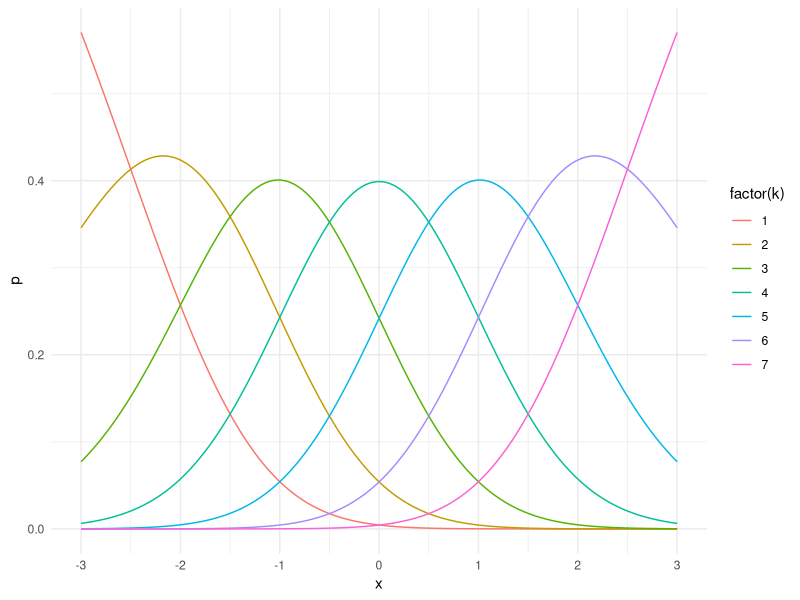

Here is the R script that generated this plot: (Note: this script raises an error after producing the figure.)
library(ggplot2)
library(dplyr)
library(tidyr)
library(progress)

setwd("/home/trjohns/Dropbox/Research/elogit/manuscript")

K <- 7
n <- 200

alph <- -cumsum(c(0, c(-2.5, -1.5, -0.5, 0.5, 1.5, 2.5)))
gamm <-  seq(0, K - 1, by = 1) / (K - 1)
beta <- K - 1

d <- expand.grid(x = seq(-3, 3, length = n), k = 1:K) %>%
   mutate(p = exp(alph[k] + gamm[k] * beta * x)) %>% group_by(x) %>% 
   mutate(p = p / sum(p)) 

p <- ggplot(d, aes(x = x, y = p, color = factor(k))) + theme_minimal() + 
   geom_line() + scale_x_continuous(breaks = -6:6)
plot(p)

theta <- c(alph[-1], gamm[-c(1,K)], beta)

x <- matrix(seq(-3, 3, length = n), n, 1)

reps <- 10000

d1 <- matrix(NA, reps, length(theta))
d2 <- d1
d3 <- d1
d4 <- d1
d5 <- d1
dK <- d1
d0 <- d1

set.seed(123)

pb <- pb <- progress_bar$new(
   format = "[:bar] :percent eta: :eta",
   total = reps, clear = FALSE)

for (i in 1:reps) {
   
   pb$tick()

   y <- dat_samp(c(alph, gamm, beta), x, K)
   
   theta <- c(alph[-1], gamm[-c(1,K)], beta)
   
   d1[i,] <- elreg(theta, y, x, 1) - theta
   d2[i,] <- elreg(theta, y, x, 2) - theta
   d3[i,] <- elreg(theta, y, x, 3) - theta
   d4[i,] <- elreg(theta, y, x, 4) - theta
   d5[i,] <- elreg(theta, y, x, 5) - theta
   dK[i,] <- elreg(theta, y, x, K) - theta
   d0[i,] <- flreg(theta, y, x) - theta
}

d <- as.data.frame(rbind(d1, d2, d3, d4, d5, dK, d0))
names(d) <- c("a2","a3","a4","a5","a6","a7","g2","g3","g4","g5","g6","beta")

write.csv(d, file = "elreg-7-simdata.csv", row.names = FALSE)


   

